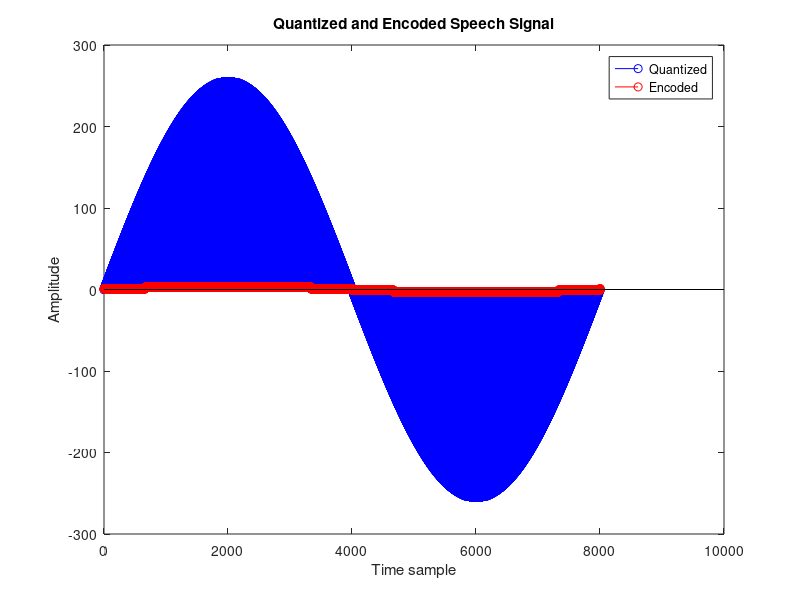

Write the MATLAB code that produced this figure.
clc;
close all;
clear all;

% Signal parameters
sampling_rate = 8e3; % 8 kHz sampling rate
n = 8; % 8 bits/sample
vmax = 4; % Maximum signal amplitude

% Generate and quantize signal
x = 0:2*pi/sampling_rate:(2*pi);
s = vmax * sin(x);
q = round(s * (2^n - 1) / vmax);

% Encode to 4 levels
encoded_signal = zeros(1, length(q));
encoded_signal(q < -(2^(n-1))) = -3;
encoded_signal(q >= -(2^(n-1)) & q < 0) = -1;
encoded_signal(q >= 0 & q < 2^(n-1)) = 1;
encoded_signal(q >= 2^(n-1)) = 3;

% Minimum bandwidth
min_bandwidth = sampling_rate / 2;

% Display results
figure;
stem(q, 'b');
hold on;
stem(encoded_signal, 'r');
legend({'Quantized', 'Encoded'});
xlabel('Time sample');
ylabel('Amplitude');
title('Quantized and Encoded Speech Signal');
fprintf('Minimum bandwidth: %d kHz\n', min_bandwidth);
